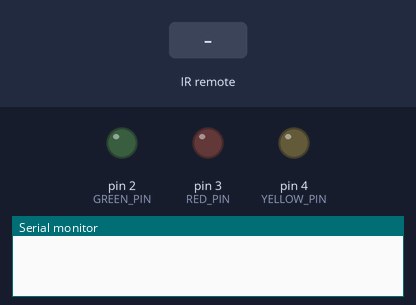
Bench run of a sketch on a simulated Arduino Uno, built with avr-gcc and run on an emulated ATmega328P. On the bench: output pins drawn as LEDs (lit = HIGH), the last lines printed to the serial monitor. The inputs (shaded band) are chosen by the test bench.

Above: at 1.2 s.
1.3 s: infrared code 0xFFA25D received
At 2.0 s:
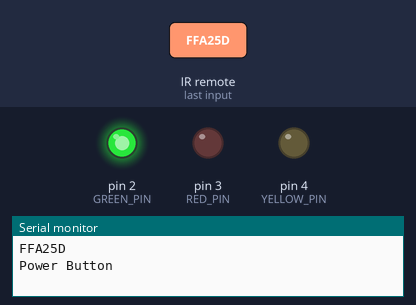
3.1 s: infrared code 0xFF629D received
At 4.4 s:
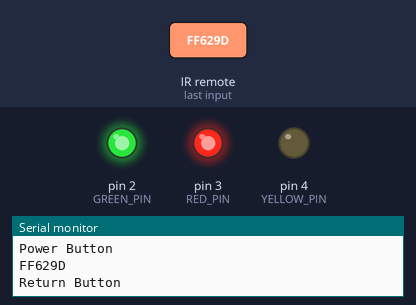
4.9 s: infrared code 0xFFE21D received
At 6.4 s:
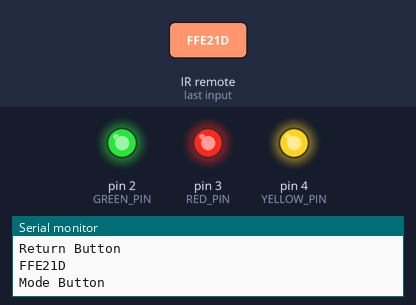
6.7 s: infrared code 0xFFA25D received
At 7.8 s:
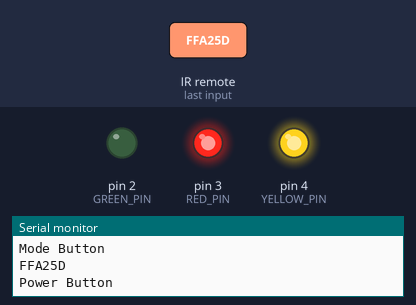
8.6 s: infrared code 0xFF629D received
At 10.1 s:
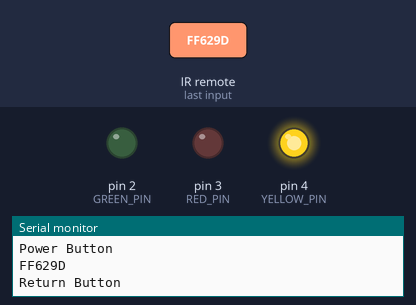
Timing chart, 0 to 11.4 s (numbered marks = the images above; inputs shaded):
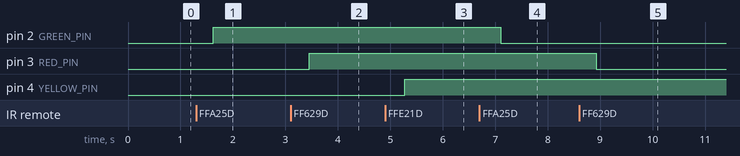

The sketch:

ir_send_recv.ino
```cpp
#define GREEN_PIN 2
#define RED_PIN 3
#define YELLOW_PIN 4

#include <IRremote.h>

int RECV_PIN = 8;
long recvData;

IRrecv irrecv(RECV_PIN);
IRsend irsend;

decode_results results;

boolean sts_green = false;
boolean sts_red = false;
boolean sts_yellow = false;

void setup() {
  Serial.begin(9600);
  pinMode(GREEN_PIN, OUTPUT);
  pinMode(RED_PIN, OUTPUT);
  pinMode(YELLOW_PIN, OUTPUT);


  irrecv.enableIRIn();
}


void loop() {


  // receive signals
  if (irrecv.decode(&results)) {
    for (int i = 0; i < 3; i++)
    {
      irsend.sendSony(0xa90, 12); // Sony TV power code
      delay(40);
    }
    //irsend.sendRaw(rawCodes, codeLen, 38);

    Serial.println(results.value, HEX);

    switch (results.value) {
      case 0xFFA25D:
        Serial.println("Power Button");
        sts_green = !sts_green;
        break;
      case 0xFF629D:
        Serial.println("Return Button");
        sts_red = !sts_red;
        break;
      case 0xFFE21D:
        Serial.println("Mode Button");
        sts_yellow = !sts_yellow;
        break;
    }

    digitalWrite(GREEN_PIN, sts_green);
    digitalWrite(RED_PIN, sts_red);
    digitalWrite(YELLOW_PIN, sts_yellow);

    irrecv.resume(); // receive next value
  }
  delay(100);
}
```

Measured:
- after the input at 1.3 s, pin 2 (GREEN_PIN): LOW → HIGH after 0.33 s
- after the input at 3.1 s, pin 3 (RED_PIN): LOW → HIGH after 0.35 s
- after the input at 4.9 s, pin 4 (YELLOW_PIN): LOW → HIGH after 0.38 s
- after the input at 6.7 s, pin 2 (GREEN_PIN): HIGH → LOW after 0.41 s
- after the input at 8.6 s, pin 3 (RED_PIN): HIGH → LOW after 0.33 s
